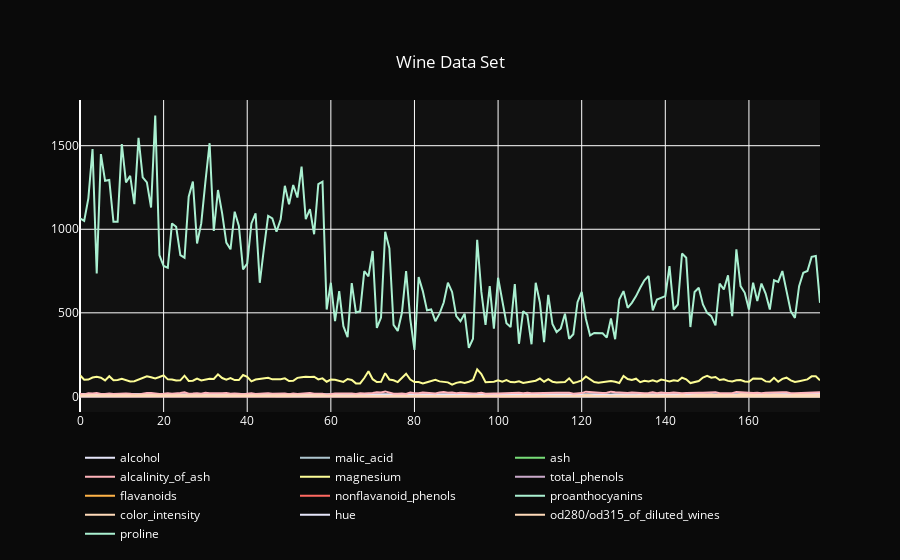

Notebook source saved alongside this figure:
### Code cell
plt_tools.plot_plots(df=df, darkmode=True, title='Wine Data Set')

### Figure 1 — Plotly figure (JSON) as saved in the notebook; plotly's stock layout.template omitted (floating-point values rounded to 4 significant figures; data arrays with more than 128 entries replaced by an {"elided": "..."} marker saying what was removed)
{"data": [{"line": {"color": "#E6E6FA"}, "mode": "lines", "name": "alcohol", "type": "scatter", "x": {"elided": "178 int values"}, "y": {"elided": "178 float values"}}, {"line": {"color": "#AEC6CF"}, "mode": "lines", "name": "malic_acid", "type": "scatter", "x": {"elided": "178 int values"}, "y": {"elided": "178 float values"}}, {"line": {"color": "#77DD77"}, "mode": "lines", "name": "ash", "type": "scatter", "x": {"elided": "178 int values"}, "y": {"elided": "178 float values"}}, {"line": {"color": "#FFB3BA"}, "mode": "lines", "name": "alcalinity_of_ash", "type": "scatter", "x": {"elided": "178 int values"}, "y": {"elided": "178 float values"}}, {"line": {"color": "#FDFD96"}, "mode": "lines", "name": "magnesium", "type": "scatter", "x": {"elided": "178 int values"}, "y": {"elided": "178 int values"}}, {"line": {"color": "#CBAACB"}, "mode": "lines", "name": "total_phenols", "type": "scatter", "x": {"elided": "178 int values"}, "y": {"elided": "178 float values"}}, {"line": {"color": "#FFB347"}, "mode": "lines", "name": "flavanoids", "type": "scatter", "x": {"elided": "178 int values"}, "y": {"elided": "178 float values"}}, {"line": {"color": "#FF6961"}, "mode": "lines", "name": "nonflavanoid_phenols", "type": "scatter", "x": {"elided": "178 int values"}, "y": {"elided": "178 float values"}}, {"line": {"color": "#AAF0D1"}, "mode": "lines", "name": "proanthocyanins", "type": "scatter", "x": {"elided": "178 int values"}, "y": {"elided": "178 float values"}}, {"line": {"color": "#FFDAB9"}, "mode": "lines", "name": "color_intensity", "type": "scatter", "x": {"elided": "178 int values"}, "y": {"elided": "178 float values"}}, {"line": {"color": "#E6E6FA"}, "mode": "lines", "name": "hue", "type": "scatter", "x": {"elided": "178 int values"}, "y": {"elided": "178 float values"}}, {"line": {"color": "#FFDAB9"}, "mode": "lines", "name": "od280/od315_of_diluted_wines", "type": "scatter", "x": {"elided": "178 int values"}, "y": {"elided": "178 float values"}}, {"line": {"color": "#AAF0D1"}, "mode": "lines", "name": "proline", "type": "scatter", "x": {"elided": "178 int values"}, "y": {"elided": "178 int values"}}], "layout": {"barcornerradius": 2.5, "bargap": 0.2, "barmode": "group", "legend": {"font": {"color": "white"}, "orientation": "h"}, "paper_bgcolor": "rgb(10,10,10)", "plot_bgcolor": "rgb(17,17,17)", "title": {"font": {"color": "white"}, "text": "Wine Data Set", "x": 0.5, "xanchor": "center", "y": 0.9, "yanchor": "top"}, "xaxis": {"tickfont": {"color": "white"}, "title": {"text": ""}}, "yaxis": {"tickfont": {"color": "white"}}}}
